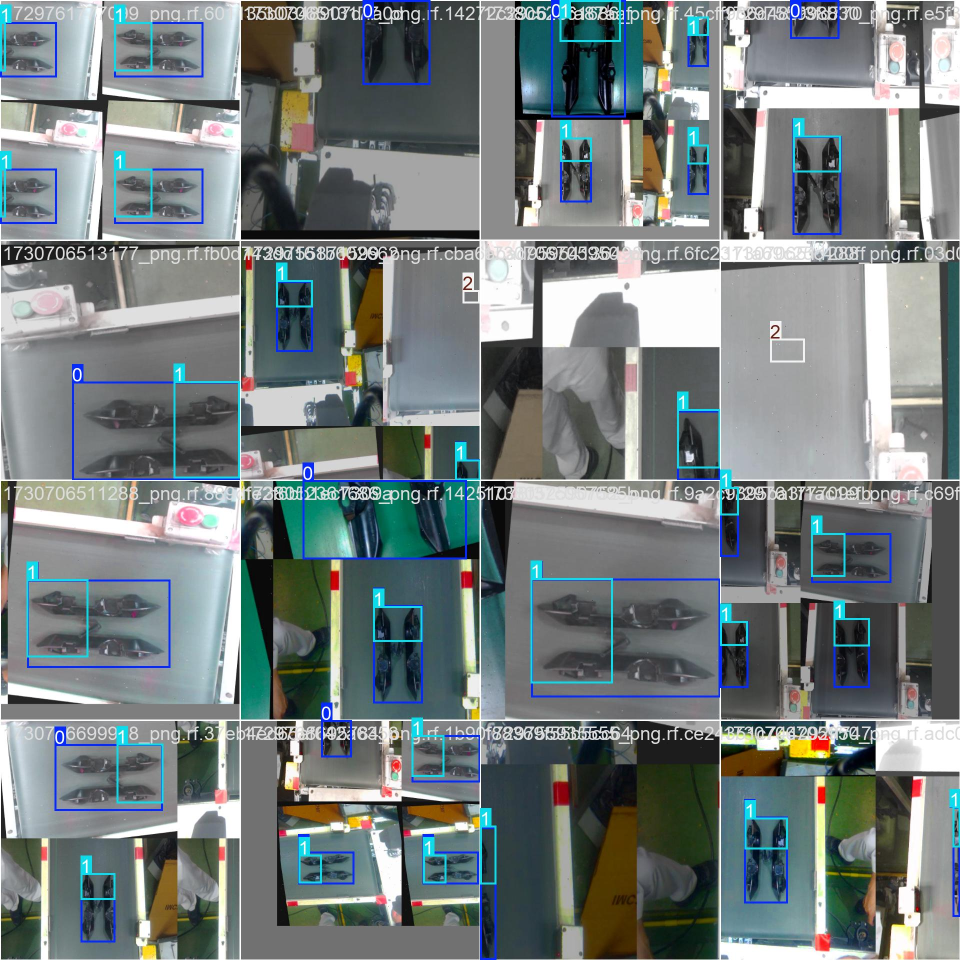
#> input picture runs/detect/train/train_batch0.jpg, 1920 x 1920 px (shown at 1/2 size); its folder holds only this picture in this run
$ python -i capture.py   (imports and definitions only)
#> lines starting #> are read from the running program, lines starting #| are printed output that depends on the picture
import cv2
import os
import json
import numpy as np
from datetime import datetime
import ttkbootstrap as tb
from ttkbootstrap.constants import *
from tkinter import Toplevel, filedialog, StringVar, messagebox
from PIL import Image, ImageTk

# ---- CONFIG ----
CONFIG_FILE = "webcam_config.json"
DEFAULT_CONFIG = {
    "SAVE_FOLDER": os.path.expanduser("~/Desktop"),
    "WEBCAM_INDEX": 0,
    "RESOLUTION": "840x480",
    "FLIP_IMAGE": "none"
}

# Load or initialize config
# [5 lines not run here, left out]

# Apply config values
# [1 line that did not run here, left out]
# [1 line that did not run here, left out]
# [1 line that did not run here, left out]
# [1 line that did not run here, left out]

# Globals
capture_flag = False
webcam = None
app = None
camera_label = None
preview_label = None
overlay_label = None
overlay_timer = None
flip_label = None
folder_path_label = None

# ---- FUNCTIONS ----
def capture_image():
    global capture_flag
    capture_flag = True

# [26 lines left out: functions toggle_flip, apply_flip, show_overlay, show_preview, not called in this run]

def handle_frame_output(frame):
    global capture_flag
    if capture_flag:
        capture_flag = False
        ts = datetime.now().strftime("%Y%m%d_%H%M%S")
        os.makedirs(SAVE_FOLDER, exist_ok=True)
        path = os.path.join(SAVE_FOLDER, f"img_{ts}.jpg")
        cv2.imwrite(path, frame)
        print(f"Saved: {path}")
        show_overlay("✅ Saved!")
        show_preview(frame)
    img = cv2.cvtColor(frame, cv2.COLOR_BGR2RGB)
    imgtk = ImageTk.PhotoImage(image=Image.fromarray(img))
    camera_label.imgtk = imgtk
    camera_label.config(image=imgtk)

# [98 lines left out: functions update_frame, open_config, start_capture, main, not called in this run]

# [2 lines not run here, left out]

>>> import cv2
>>> picture = cv2.imread('../runs/detect/train/train_batch0.jpg', cv2.IMREAD_GRAYSCALE)
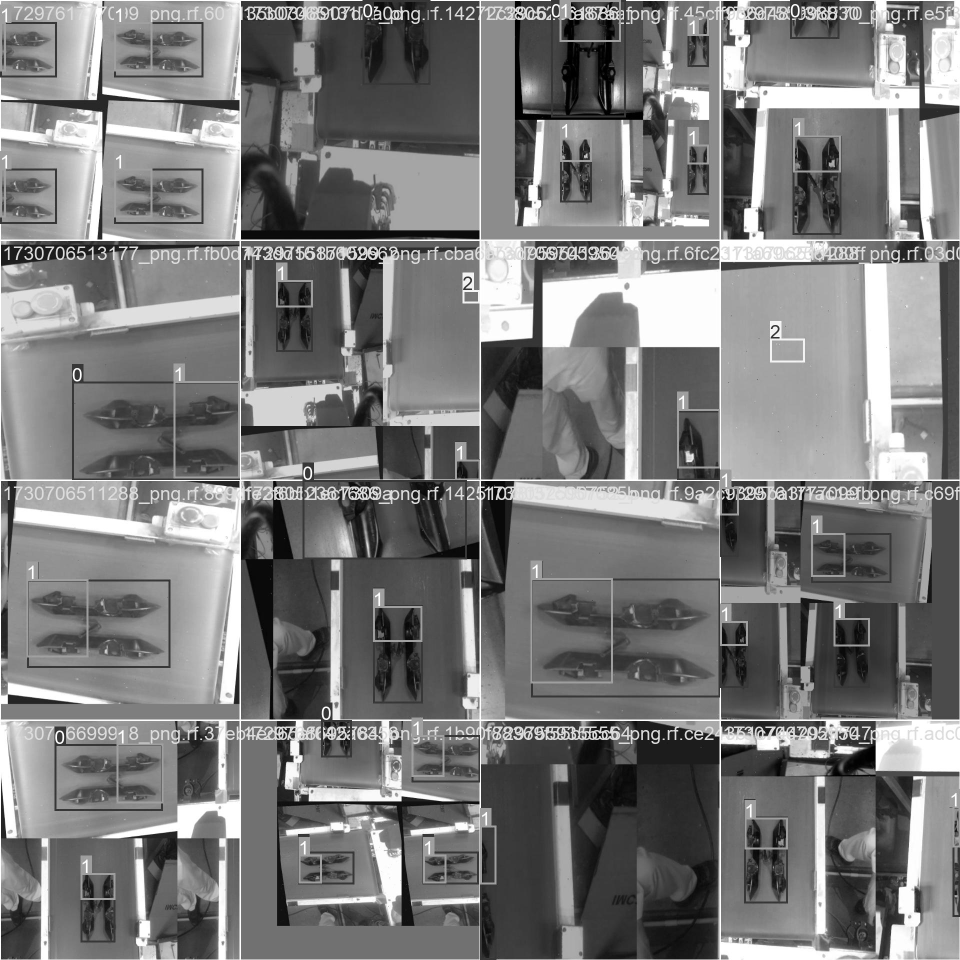
#> picture: shape (1920, 1920) (shown at 1/2 size); min 0, max 255, mean 122.5
>>> result = handle_frame_output(picture)
#> (the run stopped early here; a loop or call above may not have finished)

$ run again, on runs/detect/train/train_batch1.jpg
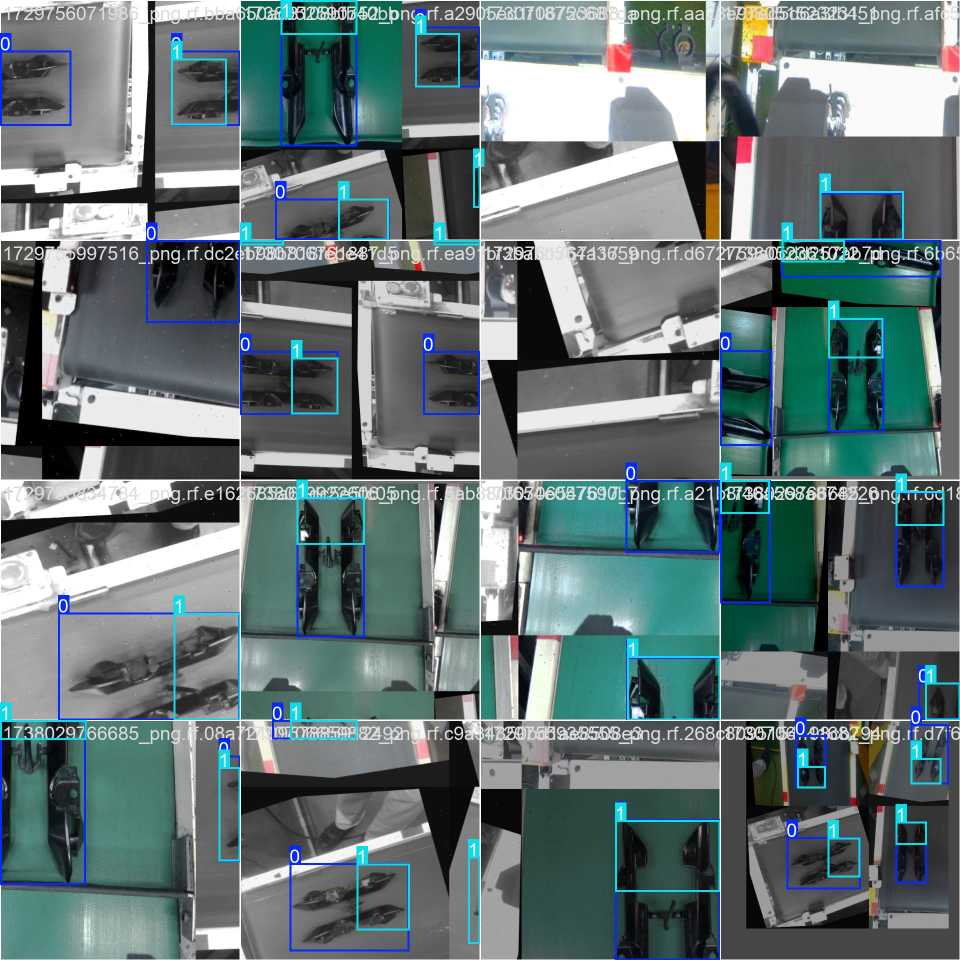
#> input picture runs/detect/train/train_batch1.jpg, 1920 x 1920 px (shown at 1/2 size)
#> `picture = cv2.imread('../runs/detect/train/train_batch0.jpg', cv2.IMRE..`:
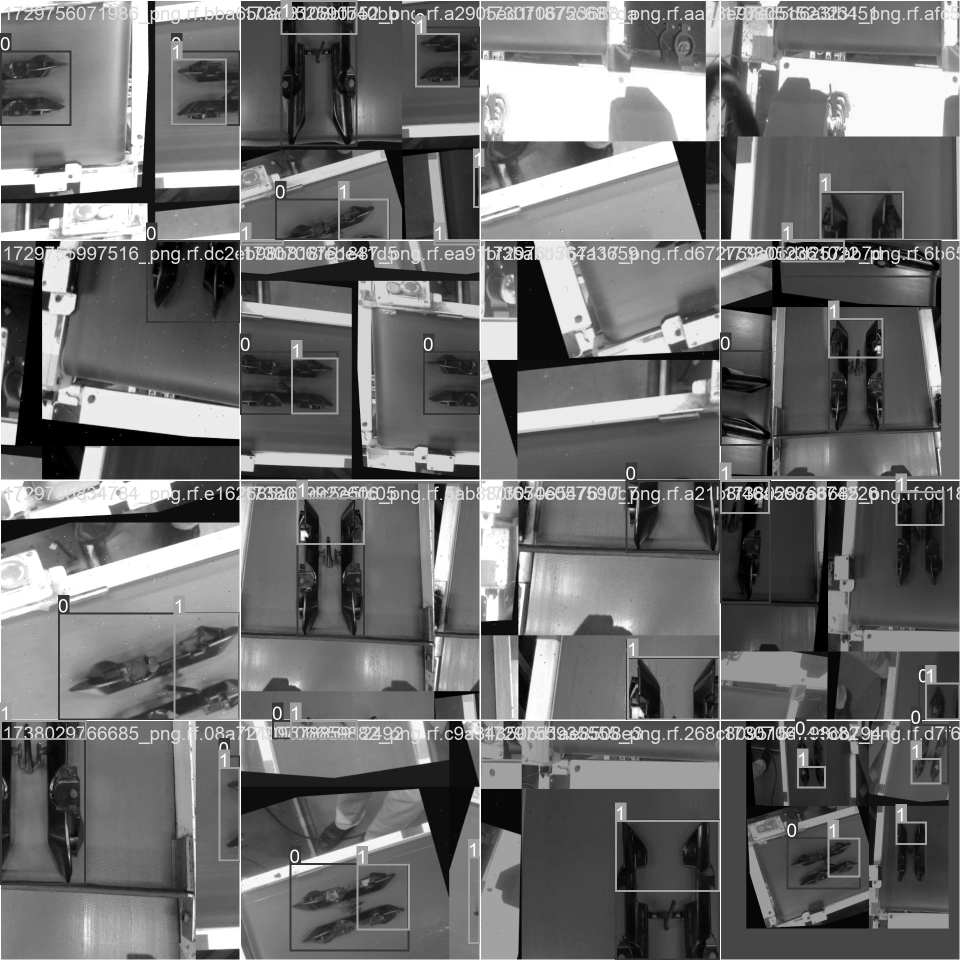
#> picture: shape (1920, 1920) (shown at 1/2 size); min 0, max 255, mean 110.7

$ run again, on runs/detect/train/train_batch2.jpg
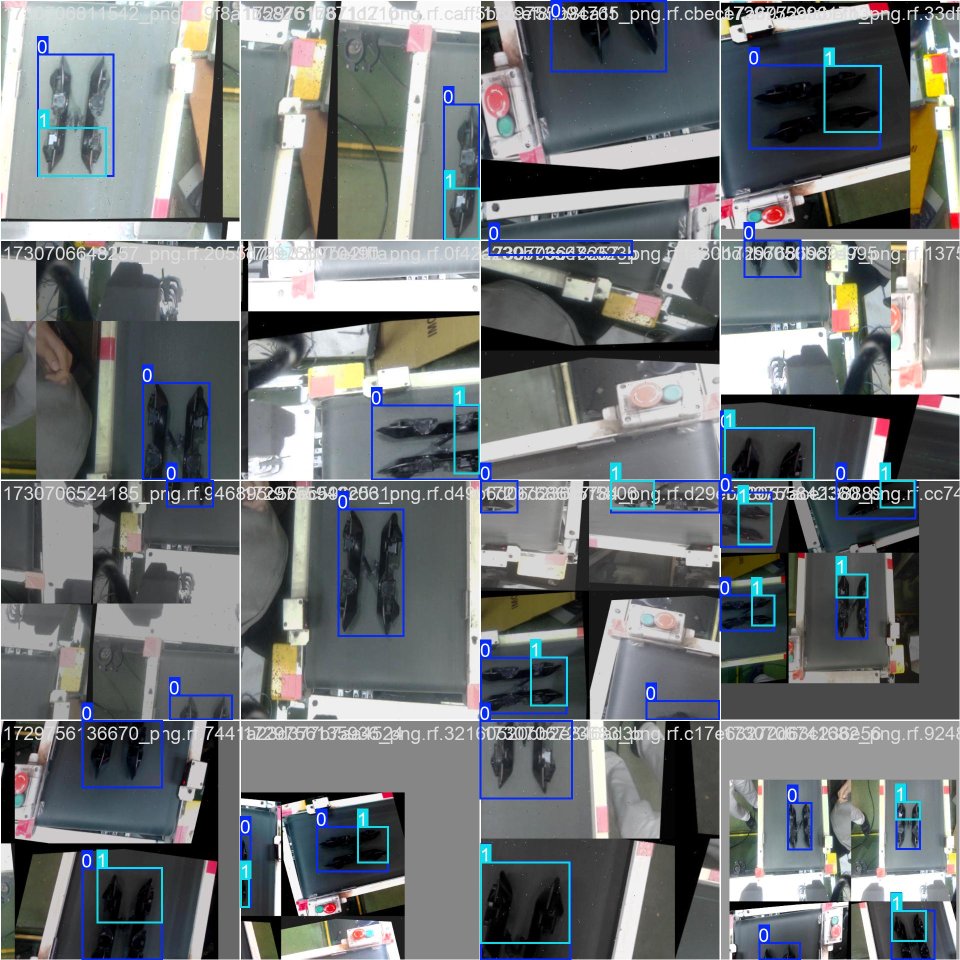
#> input picture runs/detect/train/train_batch2.jpg, 1920 x 1920 px (shown at 1/2 size)
#> `picture = cv2.imread('../runs/detect/train/train_batch0.jpg', cv2.IMRE..`:
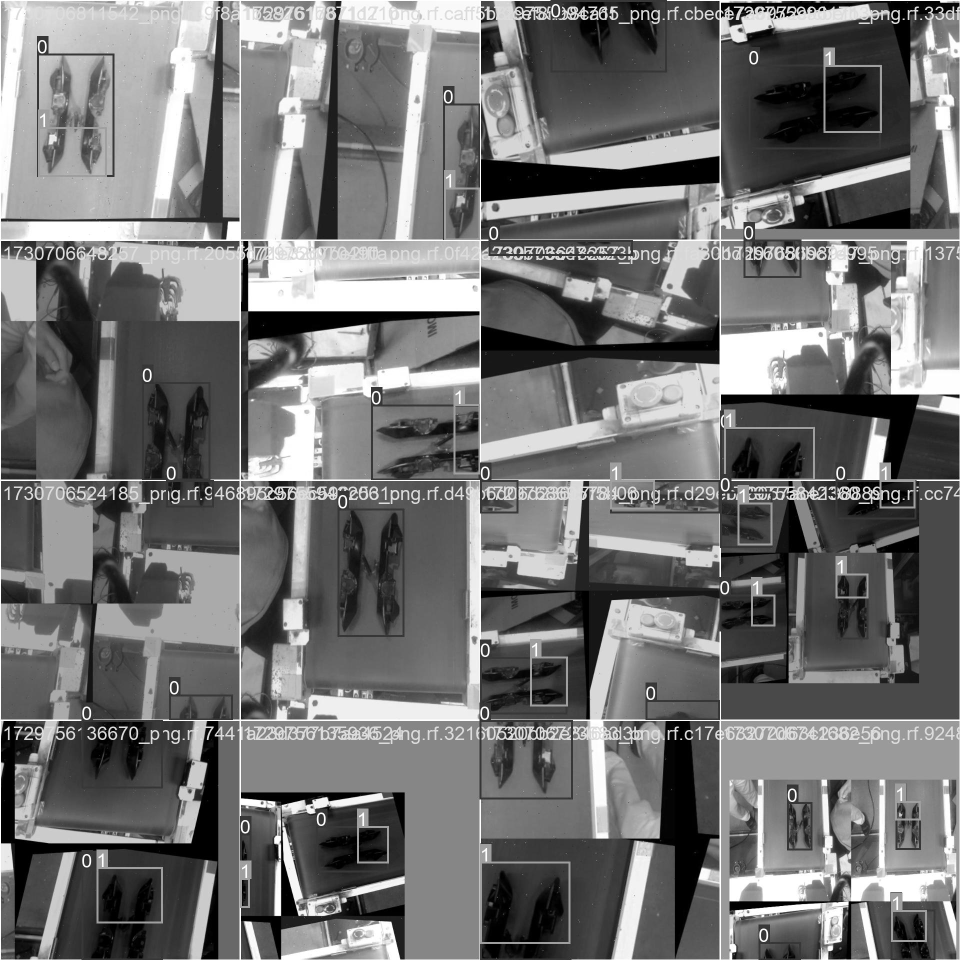
#> picture: shape (1920, 1920) (shown at 1/2 size); min 0, max 255, mean 114.8

$ run again, on runs/detect/train/val_batch0_pred.jpg
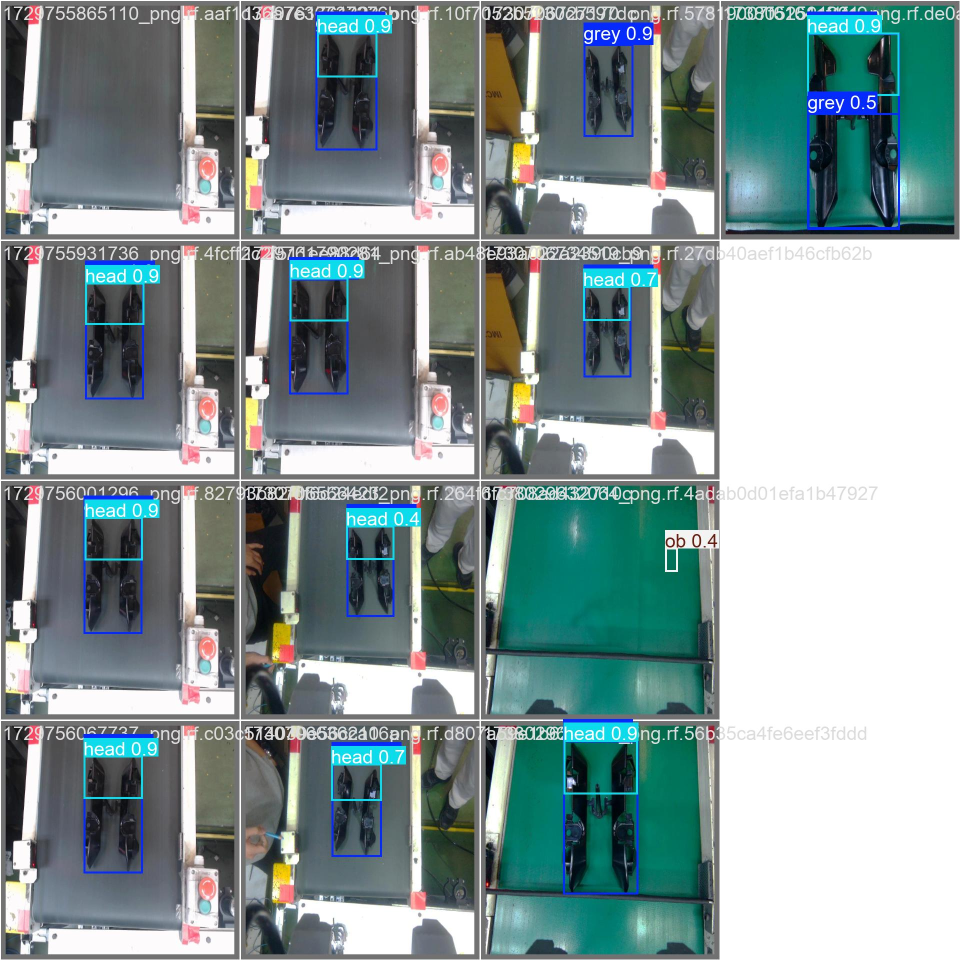
#> input picture runs/detect/train/val_batch0_pred.jpg, 1920 x 1920 px (shown at 1/2 size)
#> `picture = cv2.imread('../runs/detect/train/train_batch0.jpg', cv2.IMRE..`:
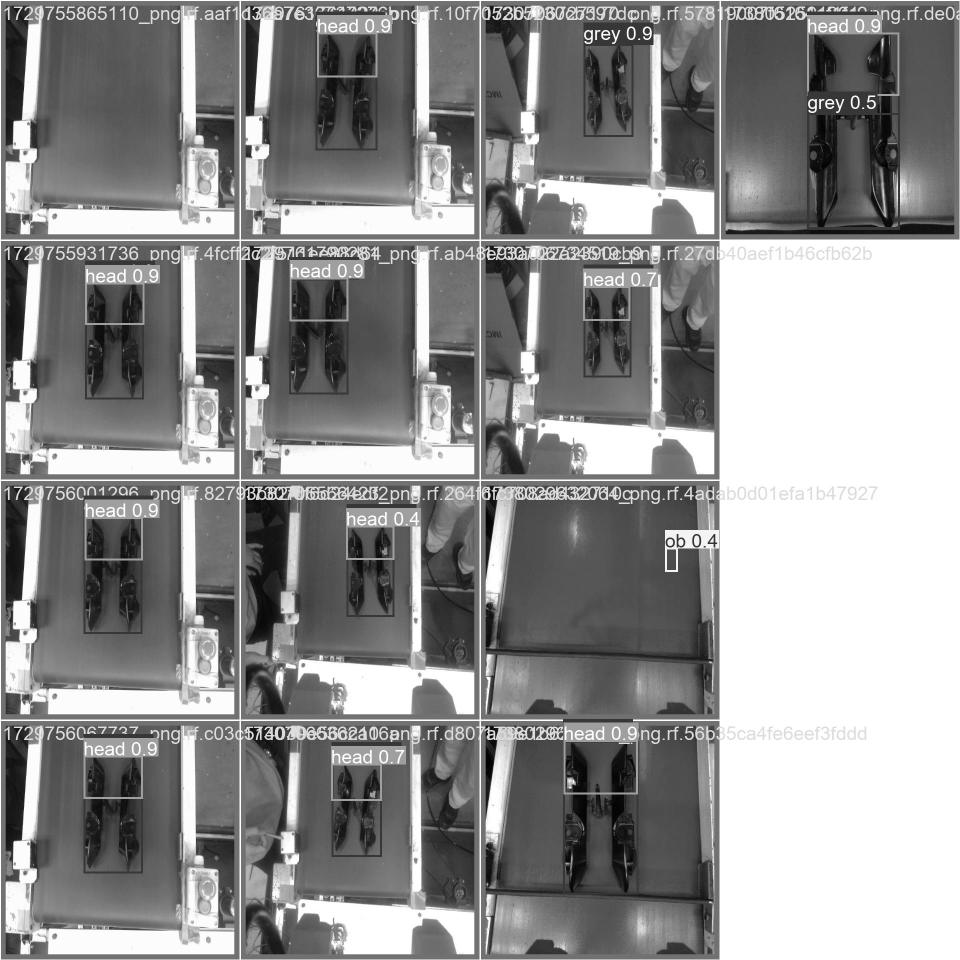
#> picture: shape (1920, 1920) (shown at 1/2 size); min 0, max 255, mean 145.2
